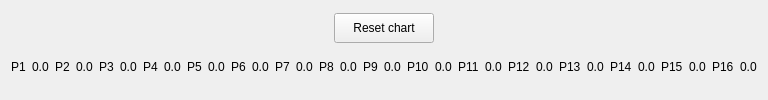
     <widget class="QWidget" name="tlaskan_view_pg">
      <property name="enabled">
       <bool>true</bool>
      </property>
      <layout class="QVBoxLayout" name="verticalLayout_7">
       <property name="leftMargin">
        <number>2</number>
       </property>
       <property name="rightMargin">
        <number>2</number>
       </property>
       <item>
        <widget class="QWidget" name="widget_56" native="true">
         <property name="minimumSize">
          <size>
           <width>0</width>
           <height>35</height>
          </size>
         </property>
         <property name="maximumSize">
          <size>
           <width>16777215</width>
           <height>35</height>
          </size>
         </property>
         <layout class="QHBoxLayout" name="horizontalLayout_32">
          <property name="leftMargin">
           <number>1</number>
          </property>
          <property name="topMargin">
           <number>1</number>
          </property>
          <property name="rightMargin">
           <number>1</number>
          </property>
          <property name="bottomMargin">
           <number>1</number>
          </property>
          <item>
           <widget class="QPushButton" name="reset_pressure_chart_btn">
            <property name="maximumSize">
             <size>
              <width>100</width>
              <height>30</height>
             </size>
            </property>
            <property name="text">
             <string>Reset chart</string>
            </property>
           </widget>
          </item>
         </layout>
        </widget>
       </item>
       <item>
        <widget class="QWidget" name="widget" native="true">
         <property name="maximumSize">
          <size>
           <width>16777215</width>
           <height>30</height>
          </size>
         </property>
         <layout class="QHBoxLayout" name="horizontalLayout">
          <item>
           <widget class="QLabel" name="label">
            <property name="text">
             <string>P1</string>
            </property>
           </widget>
          </item>
          <item>
           <widget class="QLabel" name="lbl_1_p_1">
            <property name="text">
             <string>0.0</string>
            </property>
           </widget>
          </item>
          <item>
           <widget class="QLabel" name="label_3">
            <property name="text">
             <string>P2</string>
            </property>
           </widget>
          </item>
          <item>
           <widget class="QLabel" name="lbl_1_p_2">
            <property name="text">
             <string>0.0</string>
            </property>
           </widget>
          </item>
          <item>
           <widget class="QLabel" name="label_4">
            <property name="text">
             <string>P3</string>
            </property>
           </widget>
          </item>
          <item>
           <widget class="QLabel" name="lbl_1_p_3">
            <property name="text">
             <string>0.0</string>
            </property>
           </widget>
          </item>
          <item>
           <widget class="QLabel" name="label_5">
            <property name="text">
             <string>P4</string>
            </property>
           </widget>
          </item>
          <item>
           <widget class="QLabel" name="lbl_1_p_4">
            <property name="text">
             <string>0.0</string>
            </property>
           </widget>
          </item>
          <item>
           <widget class="QLabel" name="label_6">
            <property name="text">
             <string>P5</string>
            </property>
           </widget>
          </item>
          <item>
           <widget class="QLabel" name="lbl_1_p_5">
            <property name="text">
             <string>0.0</string>
            </property>
           </widget>
          </item>
          <item>
           <widget class="QLabel" name="label_8">
            <property name="text">
             <string>P6</string>
            </property>
           </widget>
          </item>
          <item>
           <widget class="QLabel" name="lbl_1_p_10">
            <property name="text">
             <string>0.0</string>
            </property>
           </widget>
          </item>
          <item>
           <widget class="QLabel" name="label_9">
            <property name="text">
             <string>P7</string>
            </property>
           </widget>
          </item>
          <item>
           <widget class="QLabel" name="lbl_1_p_6">
            <property name="text">
             <string>0.0</string>
            </property>
           </widget>
          </item>
          <item>
           <widget class="QLabel" name="label_7">
            <property name="text">
             <string>P8</string>
            </property>
           </widget>
          </item>
          <item>
           <widget class="QLabel" name="lbl_1_p_8">
            <property name="text">
             <string>0.0</string>
            </property>
           </widget>
          </item>
          <item>
           <widget class="QLabel" name="label_10">
            <property name="text">
             <string>P9</string>
            </property>
           </widget>
          </item>
          <item>
           <widget class="QLabel" name="lbl_1_p_9">
            <property name="text">
             <string>0.0</string>
            </property>
           </widget>
          </item>
          <item>
           <widget class="QLabel" name="label_12">
            <property name="text">
             <string>P10</string>
            </property>
           </widget>
          </item>
          <item>
           <widget class="QLabel" name="lbl_1_p_7">
            <property name="text">
             <string>0.0</string>
            </property>
           </widget>
          </item>
          <item>
           <widget class="QLabel" name="label_13">
            <property name="text">
             <string>P11</string>
            </property>
           </widget>
          </item>
          <item>
           <widget class="QLabel" name="lbl_1_p_11">
            <property name="text">
             <string>0.0</string>
            </property>
           </widget>
          </item>
          <item>
           <widget class="QLabel" name="label_11">
            <property name="text">
             <string>P12</string>
            </property>
           </widget>
          </item>
          <item>
           <widget class="QLabel" name="lbl_1_p_12">
            <property name="text">
             <string>0.0</string>
            </property>
           </widget>
          </item>
          <item>
           <widget class="QLabel" name="label_17">
            <property name="text">
             <string>P13</string>
            </property>
           </widget>
          </item>
          <item>
           <widget class="QLabel" name="lbl_1_p_13">
            <property name="text">
             <string>0.0</string>
            </property>
           </widget>
          </item>
          <item>
           <widget class="QLabel" name="label_25">
            <property name="text">
             <string>P14</string>
            </property>
           </widget>
          </item>
          <item>
           <widget class="QLabel" name="lbl_1_p_14">
            <property name="text">
             <string>0.0</string>
            </property>
           </widget>
          </item>
          <item>
           <widget class="QLabel" name="label_27">
            <property name="text">
             <string>P15</string>
            </property>
           </widget>
          </item>
          <item>
           <widget class="QLabel" name="lbl_1_p_15">
            <property name="text">
             <string>0.0</string>
            </property>
           </widget>
          </item>
          <item>
           <widget class="QLabel" name="label_19">
            <property name="text">
             <string>P16</string>
            </property>
           </widget>
          </item>
          <item>
           <widget class="QLabel" name="lbl_1_p_16">
            <property name="text">
             <string>0.0</string>
            </property>
           </widget>
          </item>
         </layout>
        </widget>
       </item>
       <item>
        <widget class="QWidget" name="widget_34" native="true">
         <layout class="QHBoxLayout" name="pressure_chart_lo">
          <property name="leftMargin">
           <number>0</number>
          </property>
          <property name="topMargin">
           <number>0</number>
          </property>
          <property name="rightMargin">
           <number>0</number>
          </property>
          <property name="bottomMargin">
           <number>0</number>
          </property>
         </layout>
        </widget>
       </item>
      </layout>
     </widget>
